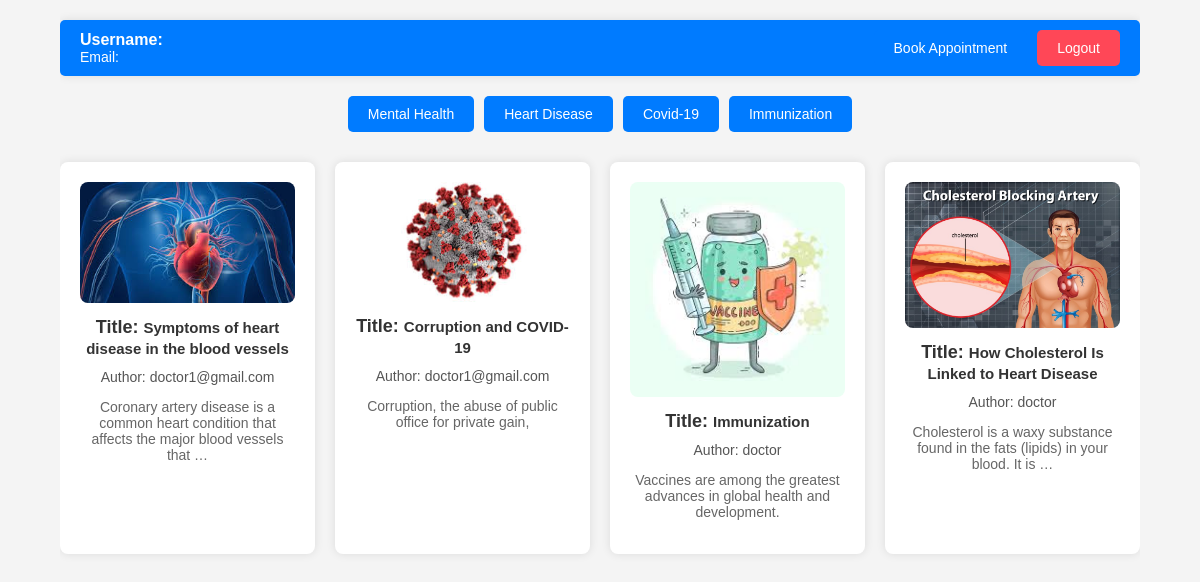
The page /PatientDashboard/ on the database as committed earlier.
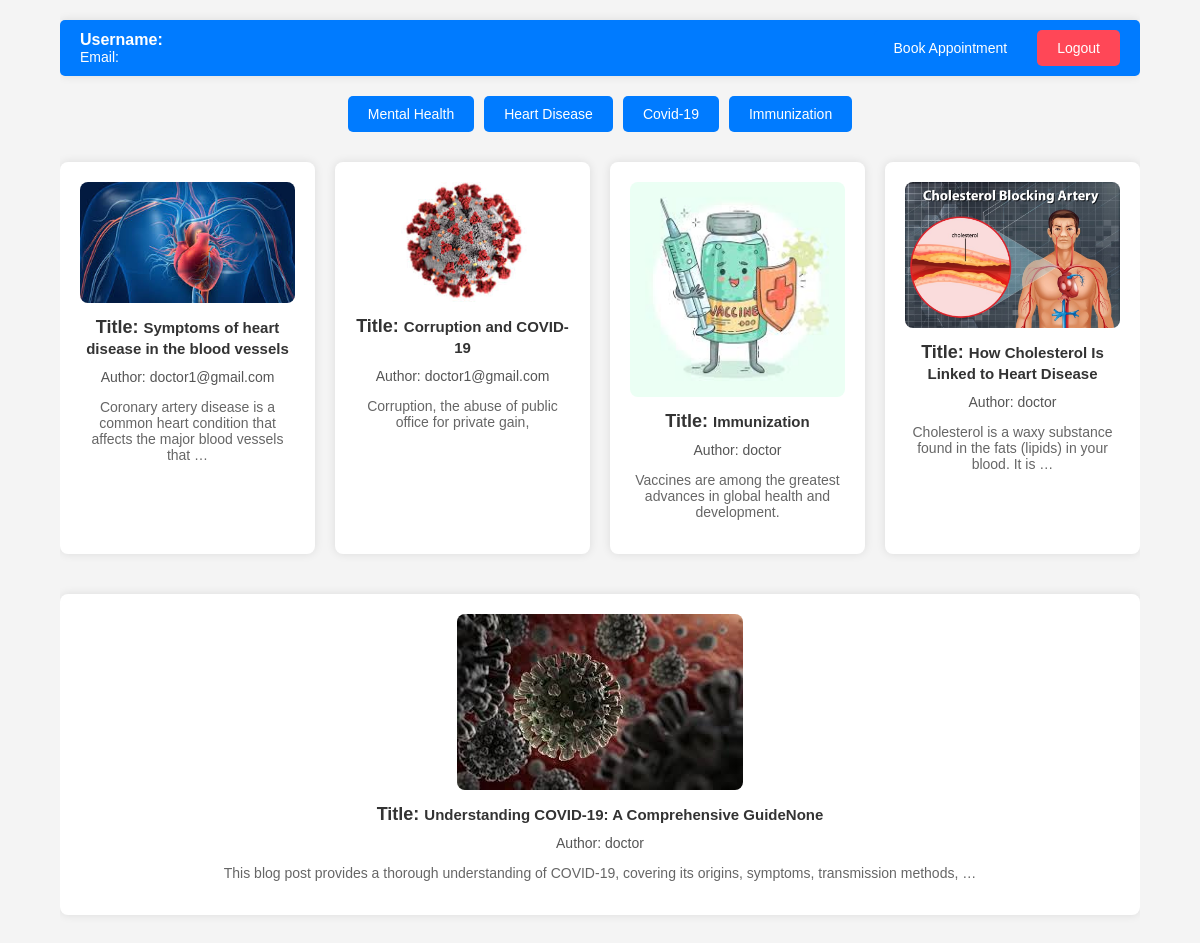
The same page on the database as committed later.
### BlogPost/models.py (models this page shows, shortened)
class BlogPost(models.Model):
    CATEGORY_CHOICES = (
        ('Mental Health', 'Mental Health'),
        ('Heart Disease', 'Heart Disease'),
        ('Covid-19', 'Covid-19'),
        ('Immunization', 'Immunization'),
    )
    title = models.CharField(max_length=255)
    image = models.ImageField()
    image = models.ImageField(upload_to='blog_images/')
    category = models.CharField(max_length=50, choices=CATEGORY_CHOICES)
    summary = models.TextField()
    content = models.TextField()
    author = models.ForeignKey(User, on_delete=models.CASCADE)
    is_draft = models.BooleanField(default=False)
    created_at = models.DateTimeField(auto_now_add=True)

### accounts/models.py (models this page shows, shortened)
class User(AbstractBaseUser,PermissionsMixin):
    DOCTOR = 1
    PATIENT = 2
    ROLE_CHOICE = (
        (DOCTOR,'Doctor'),
        (PATIENT,'Patient'),
    )
    first_name = models.CharField(max_length=50)
    last_name = models.CharField(max_length=50)
    username = models.CharField(max_length=50,unique=True)
    email = models.EmailField(max_length=100,unique=True)
    phone_number = models.CharField(max_length=12,blank=True)
    role = models.PositiveSmallIntegerField(choices=ROLE_CHOICE,blank=True,null=True)
    address = models.CharField(max_length=250,blank=True,null=True)
    country = models.CharField(max_length=15,blank=True,null=True)
    state = models.CharField(max_length=15,blank=True,null=True)
    city = models.CharField(max_length=15,blank=True,null=True)
    pin_code = models.CharField(max_length=6,blank=True,null=True)
    date_joined = models.DateTimeField(auto_now_add=True)
    last_login = models.DateTimeField(auto_now_add=True)
    create_date = models.DateTimeField(auto_now_add=True)
    modified_date = models.DateTimeField(auto_now_add=True)
    is_admin = models.BooleanField(default=False)
    is_staff = models.BooleanField(default=False)
    is_active = models.BooleanField(default=False)
    is_superadmin = models.BooleanField(default=False)
    groups = models.ManyToManyField(
        'auth.Group',
        related_name='custom_user_set',  # Custom related_name
        blank=True,
        help_text=('The groups this user belongs to. A user will get all permissions granted to each of their groups.'),
        verbose_name=('groups'),
    )
    user_permissions = models.ManyToManyField(
        'auth.Permission',
        related_name='custom_user_set',  # Custom related_name
        blank=True,
        help_text=('Specific permissions for this user.'),
        verbose_name=('user permissions'),
    )
    USERNAME_FIELD = 'email'
    REQUIRED_FIELDS = ['username','first_name','last_name']
    objects = UserManager()

### accounts/views.py (the view)
# urls.py: path('PatientDashboard/',views.PatientDashboard,name="PatientDashboard"),
def PatientDashboard(request):
    all_post = BlogPost.objects.all()
    doctors = User.objects.filter(role=User.DOCTOR)
    print(doctors[0].username)
    context = {
        'all_post':all_post,
    }
    return render(request,'PatientDashboard.html',context)

### templates/PatientDashboard.html (shortened to what this page needs)
<!DOCTYPE html>
<html lang="en">
<head>
</head>
<body>
    <div class="container">
        <div class="user-info">
            <div>
                <div class="username">Username: {{ user.username }}</div>
                <div class="user-email">Email: {{ user.email }}</div>
            </div>
            <div class="nav-buttons">
                <a href="{% url 'doctor_list' %}" class="nav-button">Book Appointment</a>
                <a href="{% url 'logout' %}" class="logout-button">Logout</a>
            </div>
        </div>
        <div class="filter-bar">
            <button class="filter-button" onclick="filterPosts('Mental Health')">Mental Health</button>
            <button class="filter-button" onclick="filterPosts('Heart Disease')">Heart Disease</button>
            <button class="filter-button" onclick="filterPosts('Covid-19')">Covid-19</button>
            <button class="filter-button" onclick="filterPosts('Immunization')">Immunization</button>
        </div>
        <div class="row" id="postContainer">
            {% for post in all_post %}
            <a href="{% url 'blog_post_detail' post.id %}" class="blog-post" data-category="{{ post.category }}">
                <img src="{{ post.image.url }}" alt="Blog Image">
                <h2><b>Title:</b> <small>{{ post.title }}</small></h2>
                <div class="author">Author: {{ post.author.username }}</div>
                <p>{{ post.summary|truncatewords:15 }}</p>
            </a>
            {% endfor %}
        </div>
    </div>
</body>
</html>

Rows that differ between the two databases and show on the page:
added BlogPost: image (picture), title "Understanding COVID-19: A Comprehensive GuideNone", author.username "doctor", summary "This blog post provides a thorough understanding of COVID-19, covering its origins, symptoms, transmission methods, …"
